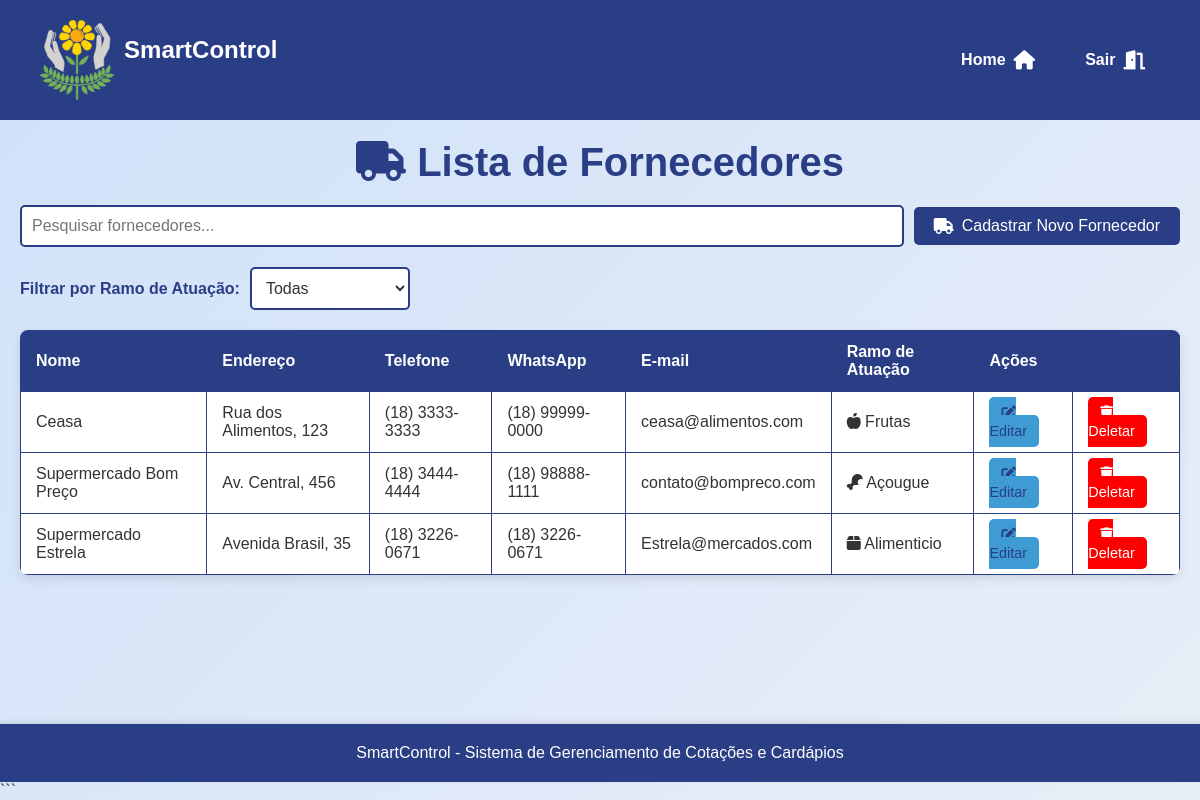
The page /assets/view/pages/fornecedores/listarFornecedores/listarFornecedores.php (signed in) on the database its author committed.
### tables this page shows
CREATE TABLE `fornecedores` (
  `id` int(11) NOT NULL,
  `nome` varchar(100) NOT NULL,
  `endereco` varchar(255) DEFAULT NULL,
  `telefone` varchar(15) DEFAULT NULL,
  `whatsapp` varchar(15) DEFAULT NULL,
  `email` varchar(100) DEFAULT NULL,
  `ramo_atuacao` varchar(100) DEFAULT NULL,
  `data_criacao` timestamp NOT NULL DEFAULT current_timestamp()
);

### assets/model/pdo/DataBase.php (called while the page is built, shortened)
<?php
class Database {
    private $host = 'localhost';
    private $dbname = 'sistema_apae';
    private $username = 'root';
    private $password = '';
    public $conn;
    public function __construct()
    {
        try {
            $this->conn = new PDO("mysql:host=$this->host;dbname=$this->dbname", $this->username, $this->password);
            $this->conn->setAttribute(PDO::ATTR_ERRMODE, PDO::ERRMODE_EXCEPTION);
        } catch (PDOException $exception) {
            echo "Erro na conexão: " . $exception->getMessage();
        }
    }
    public function read($table, $columns = "*", $id = null, $where = null) {
        $sql = "SELECT $columns FROM $table";
        try {
            $stmt = $this->conn->prepare($sql);
            $stmt->execute();
            return $stmt->fetchAll(PDO::FETCH_ASSOC);
        } catch (PDOException $exception) {
            echo "Erro ao ler: " . $exception->getMessage();
            return false;
        }
    }
}
?>

### assets/controller/fornecedorController.php (called while the page is built, shortened)
<?php
require_once __DIR__ . '/../model/pdo/DataBase.php';
require_once __DIR__ . '/../model/Fornecedor.php';
class ControladorFornecedor{
    private $bd;
    public function __construct() {
        $this->bd = new Database();
    }
    public function verFornecedor(){
        $todosFornecedores = $this->bd->read("fornecedores");
        $arr = [];
        foreach($todosFornecedores as $fornecedor){
            $novoFornecedor = new Fornecedor($fornecedor['id'], $fornecedor['nome'],$fornecedor['endereco'], $fornecedor['telefone'], $fornecedor['whatsapp'], $fornecedor['email'], $fornecedor['ramo_atuacao'], $fornecedor['data_criacao']);
            $arr[] = $novoFornecedor;
        }
        return $arr;
    }
}
?>

### assets/model/Fornecedor.php (called while the page is built, shortened)
<?php
class Fornecedor {
    private $id;
    private $nome;
    private $endereco;
    private $telefone;
    private $whatsapp;
    private $email;
    private $ramo_atuacao;
    public function __construct($id, $nome, $endereco, $telefone, $whatsapp, $email, $ramo_atuacao, $data_criacao) {
        $this->id = $id;
        $this->nome = $nome;
        $this->endereco = $endereco;
        $this->telefone = $telefone;
        $this->whatsapp = $whatsapp;
        $this->email = $email;
        $this->ramo_atuacao = $ramo_atuacao;
    }
    public function getId() {
        return $this->id;
    }
    public function getNome() {
        return $this->nome;
    }
    public function getEndereco() {
        return $this->endereco;
    }
    public function getTelefone() {
        return $this->telefone;
    }
    public function getWhatsapp() {
        return $this->whatsapp;
    }
    public function getEmail() {
        return $this->email;
    }
    public function getRamo() {
        return $this->ramo_atuacao;
    }
}
?>

### assets/view/pages/fornecedores/listarFornecedores/listarFornecedores.php (the view, shortened to what this page needs)
<?php
require_once __DIR__ . "/../../../../controller/fornecedorController.php";
require_once __DIR__ . "/../../../../controller/pageController.php";
$controler = new ControladorFornecedor();
?>
<!DOCTYPE html>
<html lang="pt-br">
<head>
    <link rel="stylesheet" href="../../styles/ListarStyle.css">
    <link rel="stylesheet" href="https://cdnjs.cloudflare.com/ajax/libs/font-awesome/6.0.0-beta3/css/all.min.css">
</head>
<body>
<main>
    <h1><i class="fas fa-truck"></i> Lista de Fornecedores</h1>
    <section class="search">
        <input
            type="text"
            id="search-input"
            name="search"
            placeholder="Pesquisar fornecedores..."
            onkeyup="searchSuppliers()"
            aria-label="Pesquisar fornecedores"
        >
        <section class="add-product">
            <a href="../cadastroFornecedores/cadFornecedores.php" class="add-product-btn" aria-label="Cadastrar novo fornecedor">
            <i class="fas fa-truck"></i></i> Cadastrar Novo Fornecedor
            </a>
        </section>
    </section>
    <section class="filter">
        <label for="ramo" class="filter-label">Filtrar por Ramo de Atuação:</label>
        <select id="ramo" name="ramo" onchange="filterSuppliersBySelect()" aria-label="Filtrar fornecedores por ramo">
        <option value="">Todas</option>
        </select>
    </section>
    <table>
        <thead>
            <tr>
                <th>Nome</th>
                <th>Endereço</th>
                <th>Telefone</th>
                <th>WhatsApp</th>
                <th>E-mail</th>
                <th>Ramo de Atuação</th>
                <th colspan="2">Ações</th>
            </tr>
        </thead>
        <tbody id="supplier-table-body">
            <?php
            $fornecedores = $controler->verFornecedor();
            usort($fornecedores, function($a, $b) {
                return strcmp($a->getNome(), $b->getNome());
            });
            if ($fornecedores) {
                foreach ($fornecedores as $fornecedor) {
                    $iconeRamo = '';
                    switch (strtolower($fornecedor->getRamo())) {
                        case 'frutas':
                            $iconeRamo = '<i class="fas fa-apple-alt"></i>';
                            break;
                        case 'açougue':
                            $iconeRamo = '<i class="fas fa-drumstick-bite"></i>';
                            break;
                        default:
                            $iconeRamo = '<i class="fas fa-box"></i>';
                            break;
                    }
                    echo "<tr>";
                    echo "<td>{$fornecedor->getNome()}</td>";
                    echo "<td>{$fornecedor->getEndereco()}</td>";
                    echo "<td>{$fornecedor->getTelefone()}</td>";
                    echo "<td>{$fornecedor->getWhatsapp()}</td>";
                    echo "<td>{$fornecedor->getEmail()}</td>";
                    echo "<td>{$iconeRamo} {$fornecedor->getRamo()}</td>";
                    echo "<td><a href='../editarFornecedores/editFornecedores.php?id={$fornecedor->getId()}' class='acao-editar'><i class='fas fa-edit'></i> Editar</a></td>";
                    echo "<td><a href='#' class='acao-deletar' onclick='confirmDelete({$fornecedor->getId()}, \"{$fornecedor->getNome()}\")'><i class='fas fa-trash'></i> Deletar</a></td>";
                    echo "</tr>";
                }
            } else {
                echo "<tr><td colspan='8'>Nenhum fornecedor encontrado.</td></tr>";
            }
            ?>
        </tbody>
    </table>
</main>
</body>
</html>

### assets/view/pages/styles/ListarStyle.css (style rules this page uses)
h1 { font-size: 2.5rem; color: var(--darkblue); text-align: center; margin-bottom: 20px; }
.search { display: flex; justify-content: space-between; align-items: center; margin-bottom: 20px; gap: 10px; }
#search-input { flex: 1; padding: 10px; font-size: 1rem; border: 2px solid var(--darkblue); border-radius: 5px; outline: none; transition: border-color 0.3s ease; }
.add-product-btn, .add-user-btn, .add-quote-btn { display: inline-flex; align-items: center; gap: 8px; padding: 10px 20px; background-color: var(--darkblue); color: var(--white); border-radius: 5px; text-decoration: none; font-size: 1rem; transition: background-color 0.3s ease, transform 0.2s ease; }
table { width: 100%; border-collapse: collapse; margin: 20px 0; font-size: 1rem; text-align: left; background-color: var(--white); border-radius: 8px; overflow: hidden; box-shadow: 0 4px 10px rgba(0, 0, 0, 0.1); }
table thead tr { background-color: var(--darkblue); color: var(--white); font-weight: bold; }
table th, table td { padding: 12px 15px; border: 1px solid var(--darkblue); }
.acao-editar, .acao-deletar { padding: 8px 12px; border-radius: 5px; text-decoration: none; font-size: 0.9rem; transition: background-color 0.3s ease, transform 0.2s ease; }
.acao-editar { background-color: var(--lightblue); color: var(--darkblue); }
.acao-deletar { background-color: var(--red); color: var(--white); }
.filter { display: flex; align-items: center; gap: 10px; }
.filter-label { font-size: 1rem; color: var(--darkblue); font-weight: bold; }
#categoria, #tipo-usuario, #ramo { padding: 10px; font-size: 1rem; border: 2px solid var(--darkblue); border-radius: 5px; background-color: var(--white); color: var(--darkgray); transition: border-color 0.3s ease; }

### assets/view/pages/global.css (style rules this page uses)
* { margin: 0; padding: 0; box-sizing: border-box; font-family: 'Arial', sans-serif; }
:root { --yellow: #fbde04; --lightyellow: #f9e79f; --lightgray: #bebcaf; --orange: #fdb813; --darkblue: #2a3e85; --green: #65b560; --lightblue: #3e9bd4; --superlightblue: #d0e1f9; --red: #ff0000; --darkred: #c9302c; --white: #ffffff; --black: #000000; --darkgray: #333333; --lightwhite:#e8eef7; --superdarkblue: #324a89; --gray: #555555; }
body { font-family: 'Arial', sans-serif; display: flex; flex-direction: column; min-height: 100vh; margin: 0; background: linear-gradient(135deg, var(--superlightblue) 0%, var(--lightwhite) 100%); color: var(--darkgray); }
main { flex: 1; display: flex; flex-direction: column; justify-content: flex-start; padding: 20px; }

### rows shown on the page
fornecedores: nome "Ceasa", endereco "Rua dos Alimentos, 123", telefone "(18) 3333-3333", whatsapp "(18) 99999-0000", email "ceasa@alimentos.com", ramo_atuacao "Frutas"
fornecedores: nome "Supermercado Bom Preço", endereco "Av. Central, 456", telefone "(18) 3444-4444", whatsapp "(18) 98888-1111", email "contato@bompreco.com", ramo_atuacao "Açougue"
fornecedores: nome "Supermercado Estrela", endereco "Avenida Brasil, 35", telefone "(18) 3226-0671", whatsapp "(18) 3226-0671", email "Estrela@mercados.com", ramo_atuacao "Alimenticio"
